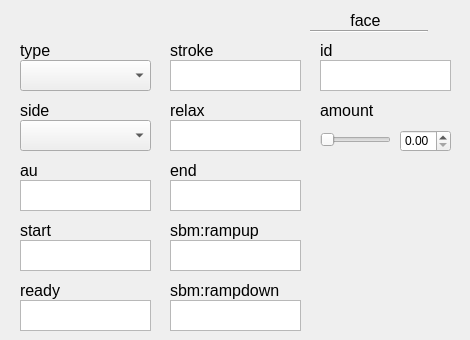
    <widget class="QWidget" name="faceTab">
     <attribute name="title">
      <string>face</string>
     </attribute>
     <widget class="QLabel" name="postureLabel_181">
      <property name="geometry">
       <rect>
        <x>20</x>
        <y>40</y>
        <width>121</width>
        <height>20</height>
       </rect>
      </property>
      <property name="font">
       <font>
        <pointsize>12</pointsize>
       </font>
      </property>
      <property name="text">
       <string>type</string>
      </property>
      <property name="alignment">
       <set>Qt::AlignLeading|Qt::AlignLeft|Qt::AlignVCenter</set>
      </property>
     </widget>
     <widget class="QLabel" name="idLabel_76">
      <property name="geometry">
       <rect>
        <x>320</x>
        <y>10</y>
        <width>91</width>
        <height>21</height>
       </rect>
      </property>
      <property name="font">
       <font>
        <pointsize>12</pointsize>
       </font>
      </property>
      <property name="text">
       <string>face</string>
      </property>
      <property name="alignment">
       <set>Qt::AlignCenter</set>
      </property>
     </widget>
     <widget class="Line" name="line_32">
      <property name="geometry">
       <rect>
        <x>310</x>
        <y>30</y>
        <width>118</width>
        <height>3</height>
       </rect>
      </property>
      <property name="orientation">
       <enum>Qt::Horizontal</enum>
      </property>
     </widget>
     <widget class="QComboBox" name="faceType">
      <property name="geometry">
       <rect>
        <x>20</x>
        <y>60</y>
        <width>131</width>
        <height>31</height>
       </rect>
      </property>
      <property name="accessibleName">
       <string>type</string>
      </property>
     </widget>
     <widget class="QComboBox" name="faceSide">
      <property name="geometry">
       <rect>
        <x>20</x>
        <y>120</y>
        <width>131</width>
        <height>31</height>
       </rect>
      </property>
      <property name="accessibleName">
       <string>side</string>
      </property>
     </widget>
     <widget class="QLabel" name="postureLabel_182">
      <property name="geometry">
       <rect>
        <x>20</x>
        <y>100</y>
        <width>121</width>
        <height>20</height>
       </rect>
      </property>
      <property name="font">
       <font>
        <pointsize>12</pointsize>
       </font>
      </property>
      <property name="text">
       <string>side</string>
      </property>
      <property name="alignment">
       <set>Qt::AlignLeading|Qt::AlignLeft|Qt::AlignVCenter</set>
      </property>
     </widget>
     <widget class="QPlainTextEdit" name="faceAu">
      <property name="geometry">
       <rect>
        <x>20</x>
        <y>180</y>
        <width>131</width>
        <height>31</height>
       </rect>
      </property>
      <property name="accessibleName">
       <string>au</string>
      </property>
     </widget>
     <widget class="QLabel" name="postureLabel_183">
      <property name="geometry">
       <rect>
        <x>20</x>
        <y>160</y>
        <width>61</width>
        <height>20</height>
       </rect>
      </property>
      <property name="font">
       <font>
        <pointsize>12</pointsize>
       </font>
      </property>
      <property name="text">
       <string>au</string>
      </property>
      <property name="alignment">
       <set>Qt::AlignLeading|Qt::AlignLeft|Qt::AlignVCenter</set>
      </property>
     </widget>
     <widget class="QLabel" name="postureLabel_184">
      <property name="geometry">
       <rect>
        <x>320</x>
        <y>100</y>
        <width>141</width>
        <height>20</height>
       </rect>
      </property>
      <property name="font">
       <font>
        <pointsize>12</pointsize>
       </font>
      </property>
      <property name="text">
       <string>amount</string>
      </property>
      <property name="alignment">
       <set>Qt::AlignLeading|Qt::AlignLeft|Qt::AlignVCenter</set>
      </property>
     </widget>
     <widget class="QSlider" name="faceAmountSlider">
      <property name="geometry">
       <rect>
        <x>320</x>
        <y>130</y>
        <width>71</width>
        <height>19</height>
       </rect>
      </property>
      <property name="accessibleName">
       <string>amount</string>
      </property>
      <property name="orientation">
       <enum>Qt::Horizontal</enum>
      </property>
     </widget>
     <widget class="QDoubleSpinBox" name="faceAmountBox">
      <property name="geometry">
       <rect>
        <x>400</x>
        <y>130</y>
        <width>51</width>
        <height>22</height>
       </rect>
      </property>
      <property name="accessibleName">
       <string>amount</string>
      </property>
     </widget>
     <widget class="QLabel" name="postureLabel_185">
      <property name="geometry">
       <rect>
        <x>20</x>
        <y>220</y>
        <width>61</width>
        <height>20</height>
       </rect>
      </property>
      <property name="font">
       <font>
        <pointsize>12</pointsize>
       </font>
      </property>
      <property name="text">
       <string>start</string>
      </property>
      <property name="alignment">
       <set>Qt::AlignLeading|Qt::AlignLeft|Qt::AlignVCenter</set>
      </property>
     </widget>
     <widget class="QPlainTextEdit" name="faceStart">
      <property name="geometry">
       <rect>
        <x>20</x>
        <y>240</y>
        <width>131</width>
        <height>31</height>
       </rect>
      </property>
      <property name="accessibleName">
       <string>start</string>
      </property>
     </widget>
     <widget class="QPlainTextEdit" name="faceReady">
      <property name="geometry">
       <rect>
        <x>20</x>
        <y>300</y>
        <width>131</width>
        <height>31</height>
       </rect>
      </property>
      <property name="accessibleName">
       <string>ready</string>
      </property>
     </widget>
     <widget class="QLabel" name="postureLabel_186">
      <property name="geometry">
       <rect>
        <x>20</x>
        <y>280</y>
        <width>61</width>
        <height>20</height>
       </rect>
      </property>
      <property name="font">
       <font>
        <pointsize>12</pointsize>
       </font>
      </property>
      <property name="text">
       <string>ready</string>
      </property>
      <property name="alignment">
       <set>Qt::AlignLeading|Qt::AlignLeft|Qt::AlignVCenter</set>
      </property>
     </widget>
     <widget class="QLabel" name="postureLabel_187">
      <property name="geometry">
       <rect>
        <x>170</x>
        <y>40</y>
        <width>61</width>
        <height>20</height>
       </rect>
      </property>
      <property name="font">
       <font>
        <pointsize>12</pointsize>
       </font>
      </property>
      <property name="text">
       <string>stroke</string>
      </property>
      <property name="alignment">
       <set>Qt::AlignLeading|Qt::AlignLeft|Qt::AlignVCenter</set>
      </property>
     </widget>
     <widget class="QPlainTextEdit" name="faceStroke">
      <property name="geometry">
       <rect>
        <x>170</x>
        <y>60</y>
        <width>131</width>
        <height>31</height>
       </rect>
      </property>
      <property name="accessibleName">
       <string>stroke</string>
      </property>
     </widget>
     <widget class="QLabel" name="postureLabel_188">
      <property name="geometry">
       <rect>
        <x>170</x>
        <y>100</y>
        <width>61</width>
        <height>20</height>
       </rect>
      </property>
      <property name="font">
       <font>
        <pointsize>12</pointsize>
       </font>
      </property>
      <property name="text">
       <string>relax</string>
      </property>
      <property name="alignment">
       <set>Qt::AlignLeading|Qt::AlignLeft|Qt::AlignVCenter</set>
      </property>
     </widget>
     <widget class="QPlainTextEdit" name="faceRelax">
      <property name="geometry">
       <rect>
        <x>170</x>
        <y>120</y>
        <width>131</width>
        <height>31</height>
       </rect>
      </property>
      <property name="accessibleName">
       <string>relax</string>
      </property>
     </widget>
     <widget class="QLabel" name="postureLabel_189">
      <property name="geometry">
       <rect>
        <x>170</x>
        <y>160</y>
        <width>61</width>
        <height>20</height>
       </rect>
      </property>
      <property name="font">
       <font>
        <pointsize>12</pointsize>
       </font>
      </property>
      <property name="text">
       <string>end</string>
      </property>
      <property name="alignment">
       <set>Qt::AlignLeading|Qt::AlignLeft|Qt::AlignVCenter</set>
      </property>
     </widget>
     <widget class="QPlainTextEdit" name="faceEnd">
      <property name="geometry">
       <rect>
        <x>170</x>
        <y>180</y>
        <width>131</width>
        <height>31</height>
       </rect>
      </property>
      <property name="accessibleName">
       <string>end</string>
      </property>
     </widget>
     <widget class="QLabel" name="postureLabel_190">
      <property name="geometry">
       <rect>
        <x>170</x>
        <y>220</y>
        <width>91</width>
        <height>20</height>
       </rect>
      </property>
      <property name="font">
       <font>
        <pointsize>12</pointsize>
       </font>
      </property>
      <property name="text">
       <string>sbm:rampup</string>
      </property>
      <property name="alignment">
       <set>Qt::AlignLeading|Qt::AlignLeft|Qt::AlignVCenter</set>
      </property>
     </widget>
     <widget class="QPlainTextEdit" name="faceSbmRampUp">
      <property name="geometry">
       <rect>
        <x>170</x>
        <y>240</y>
        <width>131</width>
        <height>31</height>
       </rect>
      </property>
      <property name="accessibleName">
       <string>sbm:rampup</string>
      </property>
     </widget>
     <widget class="QLabel" name="postureLabel_191">
      <property name="geometry">
       <rect>
        <x>170</x>
        <y>280</y>
        <width>121</width>
        <height>20</height>
       </rect>
      </property>
      <property name="font">
       <font>
        <pointsize>12</pointsize>
       </font>
      </property>
      <property name="text">
       <string>sbm:rampdown</string>
      </property>
      <property name="alignment">
       <set>Qt::AlignLeading|Qt::AlignLeft|Qt::AlignVCenter</set>
      </property>
     </widget>
     <widget class="QPlainTextEdit" name="faceSbmRampDown">
      <property name="geometry">
       <rect>
        <x>170</x>
        <y>300</y>
        <width>131</width>
        <height>31</height>
       </rect>
      </property>
      <property name="accessibleName">
       <string>sbm:rampdown</string>
      </property>
     </widget>
     <widget class="QLabel" name="postureLabel_192">
      <property name="geometry">
       <rect>
        <x>320</x>
        <y>40</y>
        <width>61</width>
        <height>20</height>
       </rect>
      </property>
      <property name="font">
       <font>
        <pointsize>12</pointsize>
       </font>
      </property>
      <property name="text">
       <string>id</string>
      </property>
      <property name="alignment">
       <set>Qt::AlignLeading|Qt::AlignLeft|Qt::AlignVCenter</set>
      </property>
     </widget>
     <widget class="QPlainTextEdit" name="faceId">
      <property name="geometry">
       <rect>
        <x>320</x>
        <y>60</y>
        <width>131</width>
        <height>31</height>
       </rect>
      </property>
      <property name="accessibleName">
       <string>id</string>
      </property>
     </widget>
    </widget>
